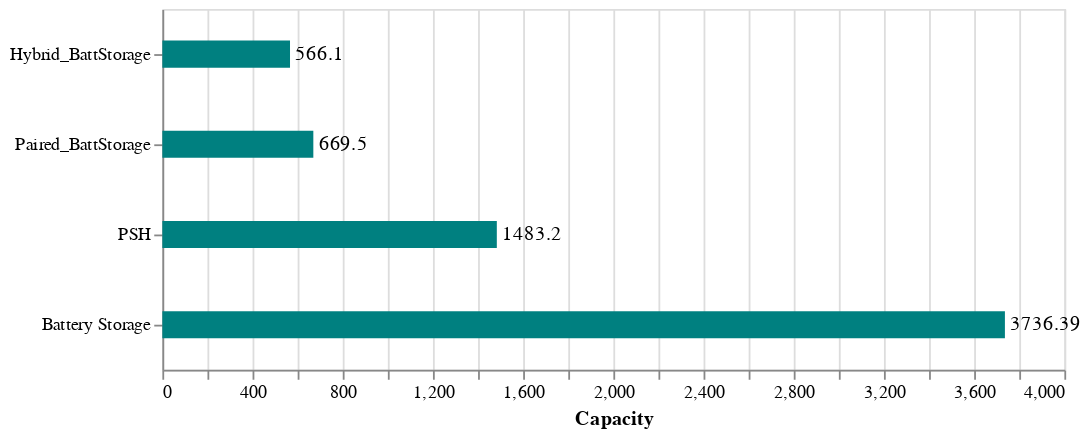

The notebook cell this image was saved under:
### Code cell
storage_chart_CAISO + storage_chart_CAISO.mark_text(align='left', dx = 3).encode(text=alt.Text('sum(Capmax)'))
